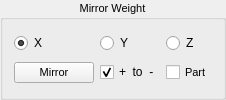
                 <widget class="QGroupBox" name="mirror_groupBox">
                  <property name="sizePolicy">
                   <sizepolicy hsizetype="Expanding" vsizetype="Preferred">
                    <horstretch>0</horstretch>
                    <verstretch>0</verstretch>
                   </sizepolicy>
                  </property>
                  <property name="font">
                   <font>
                    <pointsize>8</pointsize>
                   </font>
                  </property>
                  <property name="title">
                   <string>Mirror Weight</string>
                  </property>
                  <property name="alignment">
                   <set>Qt::AlignCenter</set>
                  </property>
                  <property name="flat">
                   <bool>true</bool>
                  </property>
                  <layout class="QGridLayout" name="gridLayout_20">
                   <item row="3" column="1">
                    <widget class="QCheckBox" name="mirror_checkBox">
                     <property name="sizePolicy">
                      <sizepolicy hsizetype="Expanding" vsizetype="Fixed">
                       <horstretch>0</horstretch>
                       <verstretch>0</verstretch>
                      </sizepolicy>
                     </property>
                     <property name="font">
                      <font>
                       <pointsize>9</pointsize>
                      </font>
                     </property>
                     <property name="text">
                      <string>+  to  -</string>
                     </property>
                     <property name="checked">
                      <bool>true</bool>
                     </property>
                    </widget>
                   </item>
                   <item row="2" column="3">
                    <widget class="QRadioButton" name="mirrorZ_radioButton">
                     <property name="sizePolicy">
                      <sizepolicy hsizetype="Expanding" vsizetype="Fixed">
                       <horstretch>0</horstretch>
                       <verstretch>0</verstretch>
                      </sizepolicy>
                     </property>
                     <property name="font">
                      <font>
                       <pointsize>9</pointsize>
                      </font>
                     </property>
                     <property name="text">
                      <string>Z</string>
                     </property>
                     <property name="+onCommand" stdset="0">
                      <string>mirrorZSelectedCmd</string>
                     </property>
                    </widget>
                   </item>
                   <item row="3" column="0">
                    <widget class="QPushButton" name="mirrorWeight_button">
                     <property name="sizePolicy">
                      <sizepolicy hsizetype="Expanding" vsizetype="Fixed">
                       <horstretch>0</horstretch>
                       <verstretch>0</verstretch>
                      </sizepolicy>
                     </property>
                     <property name="font">
                      <font>
                       <pointsize>8</pointsize>
                      </font>
                     </property>
                     <property name="text">
                      <string>Mirror</string>
                     </property>
                     <property name="autoDefault">
                      <bool>false</bool>
                     </property>
                     <property name="default">
                      <bool>false</bool>
                     </property>
                     <property name="flat">
                      <bool>false</bool>
                     </property>
                     <property name="+command" stdset="0">
                      <string>mirrorWeightCmd</string>
                     </property>
                    </widget>
                   </item>
                   <item row="2" column="0">
                    <widget class="QRadioButton" name="mirrorX_radioButton">
                     <property name="sizePolicy">
                      <sizepolicy hsizetype="Expanding" vsizetype="Fixed">
                       <horstretch>0</horstretch>
                       <verstretch>0</verstretch>
                      </sizepolicy>
                     </property>
                     <property name="font">
                      <font>
                       <pointsize>9</pointsize>
                      </font>
                     </property>
                     <property name="text">
                      <string>X</string>
                     </property>
                     <property name="checked">
                      <bool>true</bool>
                     </property>
                     <property name="+onCommand" stdset="0">
                      <string>mirrorXSelectedCmd</string>
                     </property>
                    </widget>
                   </item>
                   <item row="2" column="1">
                    <widget class="QRadioButton" name="mirrorY_radioButton">
                     <property name="sizePolicy">
                      <sizepolicy hsizetype="Expanding" vsizetype="Fixed">
                       <horstretch>0</horstretch>
                       <verstretch>0</verstretch>
                      </sizepolicy>
                     </property>
                     <property name="font">
                      <font>
                       <pointsize>9</pointsize>
                      </font>
                     </property>
                     <property name="text">
                      <string>Y</string>
                     </property>
                     <property name="+onCommand" stdset="0">
                      <string>mirrorYSelectedCmd</string>
                     </property>
                    </widget>
                   </item>
                   <item row="3" column="3">
                    <widget class="QCheckBox" name="mirrorPart_checkBox">
                     <property name="sizePolicy">
                      <sizepolicy hsizetype="Expanding" vsizetype="Fixed">
                       <horstretch>0</horstretch>
                       <verstretch>0</verstretch>
                      </sizepolicy>
                     </property>
                     <property name="toolTip">
                      <string>&lt;html&gt;&lt;head/&gt;&lt;body&gt;&lt;p&gt;By click on, will apply mirror weight to selected vertexs only.&lt;/p&gt;&lt;p&gt;Otherwise will do mirror to whole mesh.&lt;/p&gt;&lt;/body&gt;&lt;/html&gt;</string>
                     </property>
                     <property name="text">
                      <string>Part</string>
                     </property>
                    </widget>
                   </item>
                  </layout>
                 </widget>
